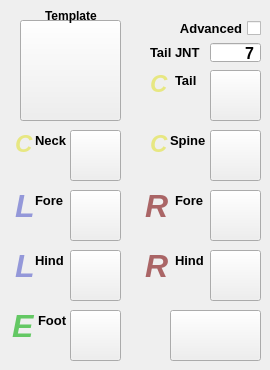
    <widget class="QWidget" name="quad_tab">
     <attribute name="title">
      <string>quad</string>
     </attribute>
     <widget class="QPushButton" name="quad_temp_BTN">
      <property name="geometry">
       <rect>
        <x>20</x>
        <y>20</y>
        <width>101</width>
        <height>101</height>
       </rect>
      </property>
      <property name="cursor">
       <cursorShape>PointingHandCursor</cursorShape>
      </property>
      <property name="styleSheet">
       <string notr="true"/>
      </property>
      <property name="text">
       <string/>
      </property>
      <property name="iconSize">
       <size>
        <width>101</width>
        <height>97</height>
       </size>
      </property>
     </widget>
     <widget class="QPushButton" name="quad_tail_BTN">
      <property name="geometry">
       <rect>
        <x>210</x>
        <y>70</y>
        <width>51</width>
        <height>51</height>
       </rect>
      </property>
      <property name="cursor">
       <cursorShape>PointingHandCursor</cursorShape>
      </property>
      <property name="text">
       <string/>
      </property>
      <property name="iconSize">
       <size>
        <width>49</width>
        <height>49</height>
       </size>
      </property>
     </widget>
     <widget class="QCheckBox" name="advTail_CKB">
      <property name="geometry">
       <rect>
        <x>160</x>
        <y>15</y>
        <width>101</width>
        <height>26</height>
       </rect>
      </property>
      <property name="font">
       <font>
        <family>Cantarell</family>
        <pointsize>10</pointsize>
        <weight>75</weight>
        <bold>true</bold>
       </font>
      </property>
      <property name="layoutDirection">
       <enum>Qt::RightToLeft</enum>
      </property>
      <property name="text">
       <string>Advanced</string>
      </property>
     </widget>
     <widget class="QLabel" name="quad_tail_LAB">
      <property name="geometry">
       <rect>
        <x>175</x>
        <y>70</y>
        <width>31</width>
        <height>21</height>
       </rect>
      </property>
      <property name="font">
       <font>
        <pointsize>10</pointsize>
        <weight>75</weight>
        <bold>true</bold>
       </font>
      </property>
      <property name="text">
       <string>Tail</string>
      </property>
     </widget>
     <widget class="QLabel" name="quad_neck2_LAB_3">
      <property name="geometry">
       <rect>
        <x>150</x>
        <y>68</y>
        <width>31</width>
        <height>31</height>
       </rect>
      </property>
      <property name="font">
       <font>
        <pointsize>18</pointsize>
        <weight>75</weight>
        <italic>true</italic>
        <bold>true</bold>
       </font>
      </property>
      <property name="styleSheet">
       <string notr="true">color: rgb(231, 231, 130);</string>
      </property>
      <property name="text">
       <string>C</string>
      </property>
     </widget>
     <widget class="QLabel" name="quad_spine_LAB">
      <property name="geometry">
       <rect>
        <x>170</x>
        <y>130</y>
        <width>41</width>
        <height>21</height>
       </rect>
      </property>
      <property name="font">
       <font>
        <pointsize>10</pointsize>
        <weight>75</weight>
        <bold>true</bold>
       </font>
      </property>
      <property name="text">
       <string>Spine</string>
      </property>
     </widget>
     <widget class="QLabel" name="quad_forelegL2_LAB">
      <property name="geometry">
       <rect>
        <x>15</x>
        <y>190</y>
        <width>21</width>
        <height>31</height>
       </rect>
      </property>
      <property name="font">
       <font>
        <pointsize>24</pointsize>
        <weight>75</weight>
        <italic>true</italic>
        <bold>true</bold>
       </font>
      </property>
      <property name="styleSheet">
       <string notr="true">color: rgb(148, 152, 217);</string>
      </property>
      <property name="text">
       <string>L</string>
      </property>
     </widget>
     <widget class="QPushButton" name="quad_neck_BTN">
      <property name="geometry">
       <rect>
        <x>70</x>
        <y>130</y>
        <width>51</width>
        <height>51</height>
       </rect>
      </property>
      <property name="cursor">
       <cursorShape>PointingHandCursor</cursorShape>
      </property>
      <property name="text">
       <string/>
      </property>
      <property name="iconSize">
       <size>
        <width>49</width>
        <height>49</height>
       </size>
      </property>
     </widget>
     <widget class="QLabel" name="quad_neck2_LAB">
      <property name="geometry">
       <rect>
        <x>15</x>
        <y>128</y>
        <width>31</width>
        <height>31</height>
       </rect>
      </property>
      <property name="font">
       <font>
        <pointsize>18</pointsize>
        <weight>75</weight>
        <italic>true</italic>
        <bold>true</bold>
       </font>
      </property>
      <property name="styleSheet">
       <string notr="true">color: rgb(231, 231, 130);</string>
      </property>
      <property name="text">
       <string>C</string>
      </property>
     </widget>
     <widget class="QPushButton" name="quad_forelegR_BTN">
      <property name="geometry">
       <rect>
        <x>210</x>
        <y>190</y>
        <width>51</width>
        <height>51</height>
       </rect>
      </property>
      <property name="cursor">
       <cursorShape>PointingHandCursor</cursorShape>
      </property>
      <property name="text">
       <string/>
      </property>
      <property name="iconSize">
       <size>
        <width>49</width>
        <height>49</height>
       </size>
      </property>
     </widget>
     <widget class="QLabel" name="quad_hindlegL2_LAB">
      <property name="geometry">
       <rect>
        <x>15</x>
        <y>250</y>
        <width>21</width>
        <height>31</height>
       </rect>
      </property>
      <property name="font">
       <font>
        <pointsize>24</pointsize>
        <weight>75</weight>
        <italic>true</italic>
        <bold>true</bold>
       </font>
      </property>
      <property name="styleSheet">
       <string notr="true">color: rgb(148, 152, 217);</string>
      </property>
      <property name="text">
       <string>L</string>
      </property>
     </widget>
     <widget class="QLabel" name="quad_forelegL_LAB">
      <property name="geometry">
       <rect>
        <x>35</x>
        <y>190</y>
        <width>41</width>
        <height>21</height>
       </rect>
      </property>
      <property name="font">
       <font>
        <pointsize>10</pointsize>
        <weight>75</weight>
        <bold>true</bold>
       </font>
      </property>
      <property name="text">
       <string>Fore</string>
      </property>
     </widget>
     <widget class="QPushButton" name="quad_hindlegL_BTN">
      <property name="geometry">
       <rect>
        <x>70</x>
        <y>250</y>
        <width>51</width>
        <height>51</height>
       </rect>
      </property>
      <property name="cursor">
       <cursorShape>PointingHandCursor</cursorShape>
      </property>
      <property name="text">
       <string/>
      </property>
      <property name="iconSize">
       <size>
        <width>49</width>
        <height>49</height>
       </size>
      </property>
     </widget>
     <widget class="QLabel" name="quad_neck_LAB">
      <property name="geometry">
       <rect>
        <x>35</x>
        <y>130</y>
        <width>41</width>
        <height>21</height>
       </rect>
      </property>
      <property name="font">
       <font>
        <pointsize>10</pointsize>
        <weight>75</weight>
        <bold>true</bold>
       </font>
      </property>
      <property name="text">
       <string>Neck</string>
      </property>
     </widget>
     <widget class="QPushButton" name="quad_setup_BTN">
      <property name="geometry">
       <rect>
        <x>170</x>
        <y>310</y>
        <width>91</width>
        <height>51</height>
       </rect>
      </property>
      <property name="font">
       <font>
        <pointsize>12</pointsize>
        <weight>75</weight>
        <bold>true</bold>
       </font>
      </property>
      <property name="cursor">
       <cursorShape>PointingHandCursor</cursorShape>
      </property>
      <property name="styleSheet">
       <string notr="true"/>
      </property>
      <property name="text">
       <string/>
      </property>
      <property name="iconSize">
       <size>
        <width>89</width>
        <height>49</height>
       </size>
      </property>
     </widget>
     <widget class="QLabel" name="quad_forelegR_LAB">
      <property name="geometry">
       <rect>
        <x>175</x>
        <y>190</y>
        <width>41</width>
        <height>21</height>
       </rect>
      </property>
      <property name="font">
       <font>
        <pointsize>10</pointsize>
        <weight>75</weight>
        <bold>true</bold>
       </font>
      </property>
      <property name="text">
       <string>Fore</string>
      </property>
     </widget>
     <widget class="QLabel" name="quad_hindlegL_LAB">
      <property name="geometry">
       <rect>
        <x>35</x>
        <y>250</y>
        <width>41</width>
        <height>21</height>
       </rect>
      </property>
      <property name="font">
       <font>
        <pointsize>10</pointsize>
        <weight>75</weight>
        <bold>true</bold>
       </font>
      </property>
      <property name="text">
       <string>Hind</string>
      </property>
     </widget>
     <widget class="QLabel" name="quad_hindlegR2_LAB">
      <property name="geometry">
       <rect>
        <x>145</x>
        <y>250</y>
        <width>31</width>
        <height>31</height>
       </rect>
      </property>
      <property name="font">
       <font>
        <pointsize>24</pointsize>
        <weight>75</weight>
        <italic>true</italic>
        <bold>true</bold>
       </font>
      </property>
      <property name="styleSheet">
       <string notr="true">color: rgb(170, 101, 102);</string>
      </property>
      <property name="text">
       <string>R</string>
      </property>
     </widget>
     <widget class="QLabel" name="quad_forelegR2_LAB">
      <property name="geometry">
       <rect>
        <x>145</x>
        <y>190</y>
        <width>31</width>
        <height>31</height>
       </rect>
      </property>
      <property name="font">
       <font>
        <pointsize>24</pointsize>
        <weight>75</weight>
        <italic>true</italic>
        <bold>true</bold>
       </font>
      </property>
      <property name="styleSheet">
       <string notr="true">color: rgb(170, 101, 102);</string>
      </property>
      <property name="text">
       <string>R</string>
      </property>
     </widget>
     <widget class="QPushButton" name="quad_forelegL_BTN">
      <property name="geometry">
       <rect>
        <x>70</x>
        <y>190</y>
        <width>51</width>
        <height>51</height>
       </rect>
      </property>
      <property name="cursor">
       <cursorShape>PointingHandCursor</cursorShape>
      </property>
      <property name="text">
       <string/>
      </property>
      <property name="iconSize">
       <size>
        <width>49</width>
        <height>49</height>
       </size>
      </property>
     </widget>
     <widget class="QLabel" name="quad_neck2_LAB_2">
      <property name="geometry">
       <rect>
        <x>150</x>
        <y>128</y>
        <width>31</width>
        <height>31</height>
       </rect>
      </property>
      <property name="font">
       <font>
        <pointsize>18</pointsize>
        <weight>75</weight>
        <italic>true</italic>
        <bold>true</bold>
       </font>
      </property>
      <property name="styleSheet">
       <string notr="true">color: rgb(231, 231, 130);</string>
      </property>
      <property name="text">
       <string>C</string>
      </property>
     </widget>
     <widget class="QPushButton" name="quad_spine_BTN">
      <property name="geometry">
       <rect>
        <x>210</x>
        <y>130</y>
        <width>51</width>
        <height>51</height>
       </rect>
      </property>
      <property name="cursor">
       <cursorShape>PointingHandCursor</cursorShape>
      </property>
      <property name="text">
       <string/>
      </property>
      <property name="iconSize">
       <size>
        <width>49</width>
        <height>49</height>
       </size>
      </property>
     </widget>
     <widget class="QPushButton" name="quad_hindlegR_BTN">
      <property name="geometry">
       <rect>
        <x>210</x>
        <y>250</y>
        <width>51</width>
        <height>51</height>
       </rect>
      </property>
      <property name="text">
       <string/>
      </property>
      <property name="iconSize">
       <size>
        <width>49</width>
        <height>49</height>
       </size>
      </property>
     </widget>
     <widget class="QLabel" name="quad_hindlegR_LAB">
      <property name="geometry">
       <rect>
        <x>175</x>
        <y>250</y>
        <width>41</width>
        <height>21</height>
       </rect>
      </property>
      <property name="font">
       <font>
        <pointsize>10</pointsize>
        <weight>75</weight>
        <bold>true</bold>
       </font>
      </property>
      <property name="cursor">
       <cursorShape>PointingHandCursor</cursorShape>
      </property>
      <property name="text">
       <string>Hind</string>
      </property>
     </widget>
     <widget class="QLabel" name="label_4">
      <property name="geometry">
       <rect>
        <x>45</x>
        <y>5</y>
        <width>61</width>
        <height>21</height>
       </rect>
      </property>
      <property name="font">
       <font>
        <pointsize>9</pointsize>
        <weight>75</weight>
        <italic>false</italic>
        <bold>true</bold>
       </font>
      </property>
      <property name="text">
       <string>Template</string>
      </property>
     </widget>
     <widget class="QLabel" name="quad_tailNum_LAB">
      <property name="geometry">
       <rect>
        <x>150</x>
        <y>42</y>
        <width>61</width>
        <height>21</height>
       </rect>
      </property>
      <property name="font">
       <font>
        <pointsize>10</pointsize>
        <weight>75</weight>
        <bold>true</bold>
       </font>
      </property>
      <property name="text">
       <string>Tail JNT</string>
      </property>
     </widget>
     <widget class="QSpinBox" name="tailNum_SPB">
      <property name="geometry">
       <rect>
        <x>210</x>
        <y>42</y>
        <width>51</width>
        <height>21</height>
       </rect>
      </property>
      <property name="font">
       <font>
        <pointsize>12</pointsize>
        <weight>75</weight>
        <bold>true</bold>
       </font>
      </property>
      <property name="layoutDirection">
       <enum>Qt::LeftToRight</enum>
      </property>
      <property name="autoFillBackground">
       <bool>false</bool>
      </property>
      <property name="alignment">
       <set>Qt::AlignRight|Qt::AlignTrailing|Qt::AlignVCenter</set>
      </property>
      <property name="buttonSymbols">
       <enum>QAbstractSpinBox::NoButtons</enum>
      </property>
      <property name="singleStep">
       <number>1</number>
      </property>
      <property name="value">
       <number>7</number>
      </property>
     </widget>
     <widget class="QPushButton" name="interacteFoot_BTN">
      <property name="geometry">
       <rect>
        <x>70</x>
        <y>310</y>
        <width>51</width>
        <height>51</height>
       </rect>
      </property>
      <property name="cursor">
       <cursorShape>PointingHandCursor</cursorShape>
      </property>
      <property name="text">
       <string/>
      </property>
      <property name="iconSize">
       <size>
        <width>49</width>
        <height>49</height>
       </size>
      </property>
     </widget>
     <widget class="QLabel" name="interacteFoot_LIE">
      <property name="geometry">
       <rect>
        <x>38</x>
        <y>310</y>
        <width>41</width>
        <height>21</height>
       </rect>
      </property>
      <property name="font">
       <font>
        <pointsize>10</pointsize>
        <weight>75</weight>
        <bold>true</bold>
       </font>
      </property>
      <property name="text">
       <string>Foot</string>
      </property>
     </widget>
     <widget class="QLabel" name="quad_foot_LAB">
      <property name="geometry">
       <rect>
        <x>12</x>
        <y>310</y>
        <width>31</width>
        <height>31</height>
       </rect>
      </property>
      <property name="font">
       <font>
        <pointsize>24</pointsize>
        <weight>75</weight>
        <italic>true</italic>
        <bold>true</bold>
       </font>
      </property>
      <property name="styleSheet">
       <string notr="true">color: rgb(100, 200, 100);</string>
      </property>
      <property name="text">
       <string>E</string>
      </property>
     </widget>
    </widget>
